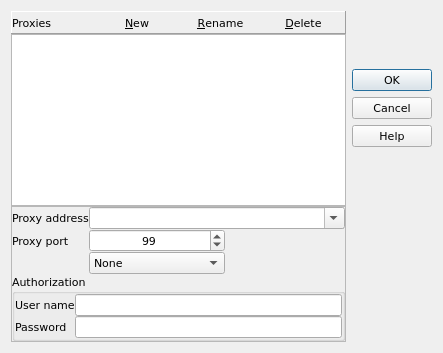
<?xml version="1.0" encoding="UTF-8"?>
<ui version="4.0">
 <class>HttpProxiesListDlg</class>
 <widget class="QDialog" name="HttpProxiesListDlg">
  <property name="geometry">
   <rect>
    <x>0</x>
    <y>0</y>
    <width>443</width>
    <height>353</height>
   </rect>
  </property>
  <property name="font">
   <font>
    <family>DejaVu Sans</family>
    <pointsize>8</pointsize>
   </font>
  </property>
  <property name="windowTitle">
   <string>Dialog</string>
  </property>
  <layout class="QGridLayout" name="gridLayout_5">
   <property name="verticalSpacing">
    <number>0</number>
   </property>
   <item row="0" column="0">
    <widget class="QFrame" name="frame">
     <property name="sizePolicy">
      <sizepolicy hsizetype="Preferred" vsizetype="Preferred">
       <horstretch>0</horstretch>
       <verstretch>0</verstretch>
      </sizepolicy>
     </property>
     <property name="maximumSize">
      <size>
       <width>16777215</width>
       <height>25</height>
      </size>
     </property>
     <property name="frameShape">
      <enum>QFrame::Panel</enum>
     </property>
     <property name="frameShadow">
      <enum>QFrame::Raised</enum>
     </property>
     <property name="midLineWidth">
      <number>2</number>
     </property>
     <layout class="QHBoxLayout" name="horizontalLayout">
      <property name="spacing">
       <number>0</number>
      </property>
      <property name="leftMargin">
       <number>0</number>
      </property>
      <property name="topMargin">
       <number>0</number>
      </property>
      <property name="rightMargin">
       <number>0</number>
      </property>
      <property name="bottomMargin">
       <number>0</number>
      </property>
      <item>
       <widget class="QLabel" name="lblProxies">
        <property name="text">
         <string>Proxies</string>
        </property>
       </widget>
      </item>
      <item>
       <widget class="QToolButton" name="btnProxiesNew">
        <property name="sizePolicy">
         <sizepolicy hsizetype="Preferred" vsizetype="Fixed">
          <horstretch>0</horstretch>
          <verstretch>0</verstretch>
         </sizepolicy>
        </property>
        <property name="text">
         <string>&amp;New</string>
        </property>
        <property name="icon">
         <iconset resource="../../qHostMonitor.qrc">
          <normaloff>:/img/action/add.png</normaloff>:/img/action/add.png</iconset>
        </property>
        <property name="popupMode">
         <enum>QToolButton::InstantPopup</enum>
        </property>
        <property name="toolButtonStyle">
         <enum>Qt::ToolButtonTextBesideIcon</enum>
        </property>
        <property name="autoRaise">
         <bool>true</bool>
        </property>
       </widget>
      </item>
      <item>
       <widget class="QToolButton" name="btnProxiesRename">
        <property name="sizePolicy">
         <sizepolicy hsizetype="Preferred" vsizetype="Fixed">
          <horstretch>0</horstretch>
          <verstretch>0</verstretch>
         </sizepolicy>
        </property>
        <property name="statusTip">
         <string/>
        </property>
        <property name="autoFillBackground">
         <bool>false</bool>
        </property>
        <property name="text">
         <string>&amp;Rename</string>
        </property>
        <property name="icon">
         <iconset resource="../../qHostMonitor.qrc">
          <normaloff>:/img/action/properties.png</normaloff>:/img/action/properties.png</iconset>
        </property>
        <property name="toolButtonStyle">
         <enum>Qt::ToolButtonTextBesideIcon</enum>
        </property>
        <property name="autoRaise">
         <bool>true</bool>
        </property>
       </widget>
      </item>
      <item>
       <widget class="QToolButton" name="btnProxiesDelete">
        <property name="sizePolicy">
         <sizepolicy hsizetype="Preferred" vsizetype="Fixed">
          <horstretch>0</horstretch>
          <verstretch>0</verstretch>
         </sizepolicy>
        </property>
        <property name="text">
         <string>&amp;Delete</string>
        </property>
        <property name="icon">
         <iconset resource="../../qHostMonitor.qrc">
          <normaloff>:/img/trash.png</normaloff>:/img/trash.png</iconset>
        </property>
        <property name="toolButtonStyle">
         <enum>Qt::ToolButtonTextBesideIcon</enum>
        </property>
        <property name="autoRaise">
         <bool>true</bool>
        </property>
       </widget>
      </item>
     </layout>
    </widget>
   </item>
   <item row="1" column="0">
    <widget class="QTextEdit" name="txtProxiesSelect"/>
   </item>
   <item row="0" column="1" rowspan="2">
    <widget class="QDialogButtonBox" name="btnBoxProxiesList">
     <property name="sizePolicy">
      <sizepolicy hsizetype="Fixed" vsizetype="Maximum">
       <horstretch>0</horstretch>
       <verstretch>0</verstretch>
      </sizepolicy>
     </property>
     <property name="orientation">
      <enum>Qt::Vertical</enum>
     </property>
     <property name="standardButtons">
      <set>QDialogButtonBox::Cancel|QDialogButtonBox::Help|QDialogButtonBox::Ok</set>
     </property>
     <property name="centerButtons">
      <bool>true</bool>
     </property>
    </widget>
   </item>
   <item row="2" column="0">
    <widget class="QFrame" name="frame_2">
     <property name="frameShape">
      <enum>QFrame::StyledPanel</enum>
     </property>
     <property name="frameShadow">
      <enum>QFrame::Raised</enum>
     </property>
     <layout class="QGridLayout" name="gridLayout_4">
      <property name="leftMargin">
       <number>0</number>
      </property>
      <property name="topMargin">
       <number>0</number>
      </property>
      <property name="rightMargin">
       <number>0</number>
      </property>
      <property name="bottomMargin">
       <number>0</number>
      </property>
      <property name="spacing">
       <number>0</number>
      </property>
      <item row="3" column="0">
       <widget class="QGroupBox" name="groupBox">
        <property name="title">
         <string>Authorization</string>
        </property>
        <property name="alignment">
         <set>Qt::AlignLeading|Qt::AlignLeft|Qt::AlignTop</set>
        </property>
        <property name="checkable">
         <bool>false</bool>
        </property>
        <property name="checked">
         <bool>false</bool>
        </property>
        <layout class="QGridLayout" name="gridLayout_3">
         <property name="leftMargin">
          <number>0</number>
         </property>
         <property name="topMargin">
          <number>0</number>
         </property>
         <property name="rightMargin">
          <number>0</number>
         </property>
         <property name="bottomMargin">
          <number>0</number>
         </property>
         <property name="spacing">
          <number>0</number>
         </property>
         <item row="1" column="0">
          <layout class="QGridLayout" name="gridLayout_2">
           <item row="0" column="0">
            <widget class="QLabel" name="lblUserName">
             <property name="text">
              <string>User name</string>
             </property>
             <property name="buddy">
              <cstring>lineUserName</cstring>
             </property>
            </widget>
           </item>
           <item row="0" column="1">
            <widget class="QLineEdit" name="lineUserName"/>
           </item>
           <item row="1" column="0">
            <widget class="QLabel" name="lblPassword">
             <property name="text">
              <string>Password</string>
             </property>
             <property name="buddy">
              <cstring>lnAuthorizationPassword</cstring>
             </property>
            </widget>
           </item>
           <item row="1" column="1">
            <widget class="QLineEdit" name="lnAuthorizationPassword"/>
           </item>
          </layout>
         </item>
        </layout>
       </widget>
      </item>
      <item row="1" column="0">
       <layout class="QGridLayout" name="gridLayout">
        <item row="0" column="0">
         <widget class="QLabel" name="lblProxyAddress">
          <property name="sizePolicy">
           <sizepolicy hsizetype="Maximum" vsizetype="Preferred">
            <horstretch>0</horstretch>
            <verstretch>0</verstretch>
           </sizepolicy>
          </property>
          <property name="text">
           <string>Proxy address</string>
          </property>
          <property name="buddy">
           <cstring>cmbProxyAddress</cstring>
          </property>
         </widget>
        </item>
        <item row="1" column="2">
         <spacer name="horizontalSpacer">
          <property name="orientation">
           <enum>Qt::Horizontal</enum>
          </property>
          <property name="sizeType">
           <enum>QSizePolicy::Fixed</enum>
          </property>
          <property name="sizeHint" stdset="0">
           <size>
            <width>120</width>
            <height>20</height>
           </size>
          </property>
         </spacer>
        </item>
        <item row="0" column="1" colspan="2">
         <widget class="QComboBox" name="cmbProxyAddress">
          <property name="editable">
           <bool>true</bool>
          </property>
         </widget>
        </item>
        <item row="1" column="0">
         <widget class="QLabel" name="lblProxyPort">
          <property name="sizePolicy">
           <sizepolicy hsizetype="Maximum" vsizetype="Preferred">
            <horstretch>0</horstretch>
            <verstretch>0</verstretch>
           </sizepolicy>
          </property>
          <property name="text">
           <string>Proxy port</string>
          </property>
          <property name="buddy">
           <cstring>cmbProxyPort</cstring>
          </property>
         </widget>
        </item>
        <item row="1" column="1">
         <widget class="QSpinBox" name="cmbProxyPort">
          <property name="alignment">
           <set>Qt::AlignCenter</set>
          </property>
          <property name="minimum">
           <number>1</number>
          </property>
          <property name="maximum">
           <number>65535</number>
          </property>
          <property name="value">
           <number>99</number>
          </property>
         </widget>
        </item>
        <item row="2" column="1">
         <widget class="QComboBox" name="cmbProxyAuthorization">
          <item>
           <property name="text">
            <string>None</string>
           </property>
          </item>
          <item>
           <property name="text">
            <string>Basic</string>
           </property>
          </item>
         </widget>
        </item>
       </layout>
      </item>
     </layout>
    </widget>
   </item>
  </layout>
 </widget>
 <resources>
  <include location="../../qHostMonitor.qrc"/>
  <include location="../../qHostMonitor.qrc"/>
 </resources>
 <connections/>
</ui>
